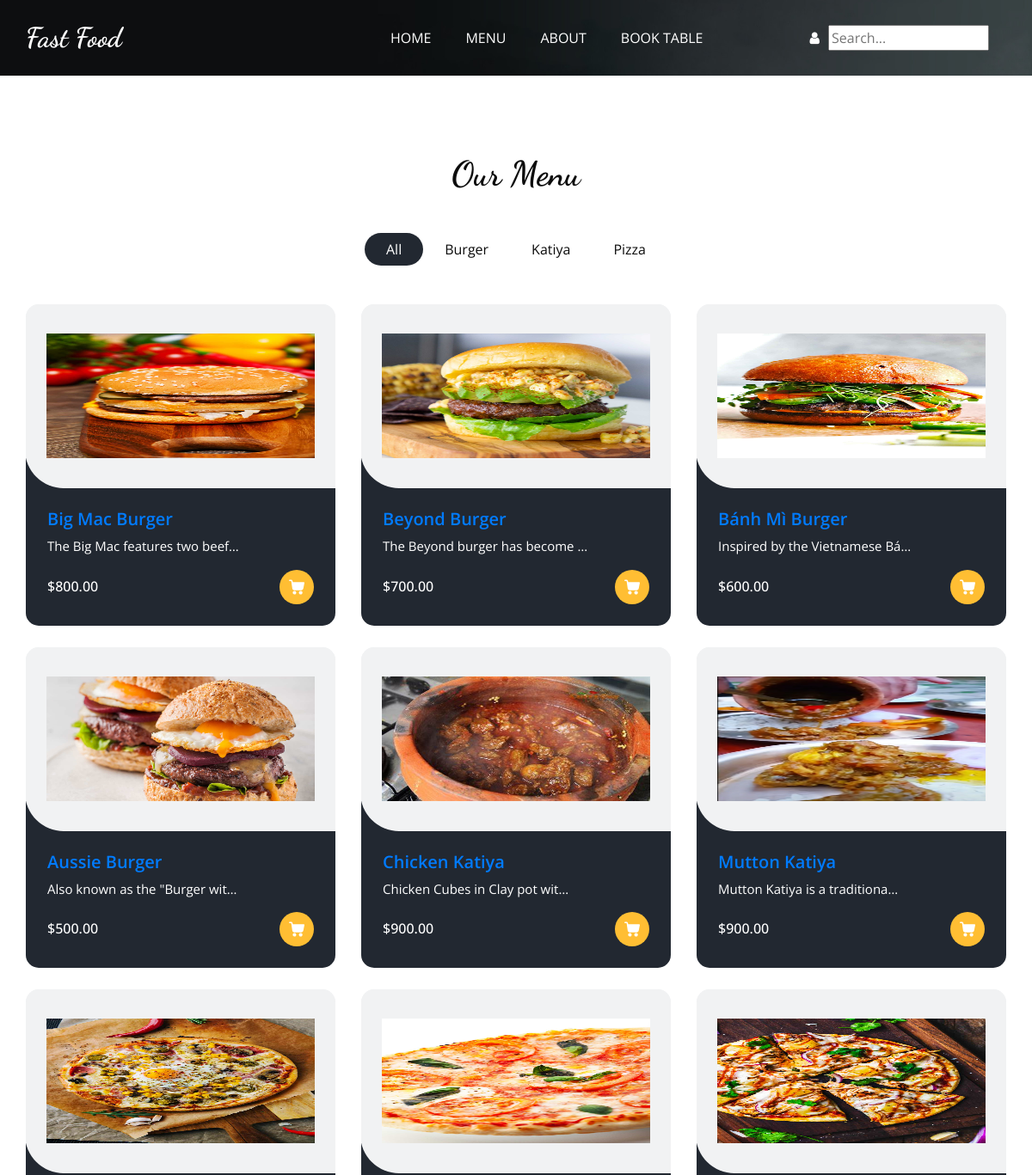
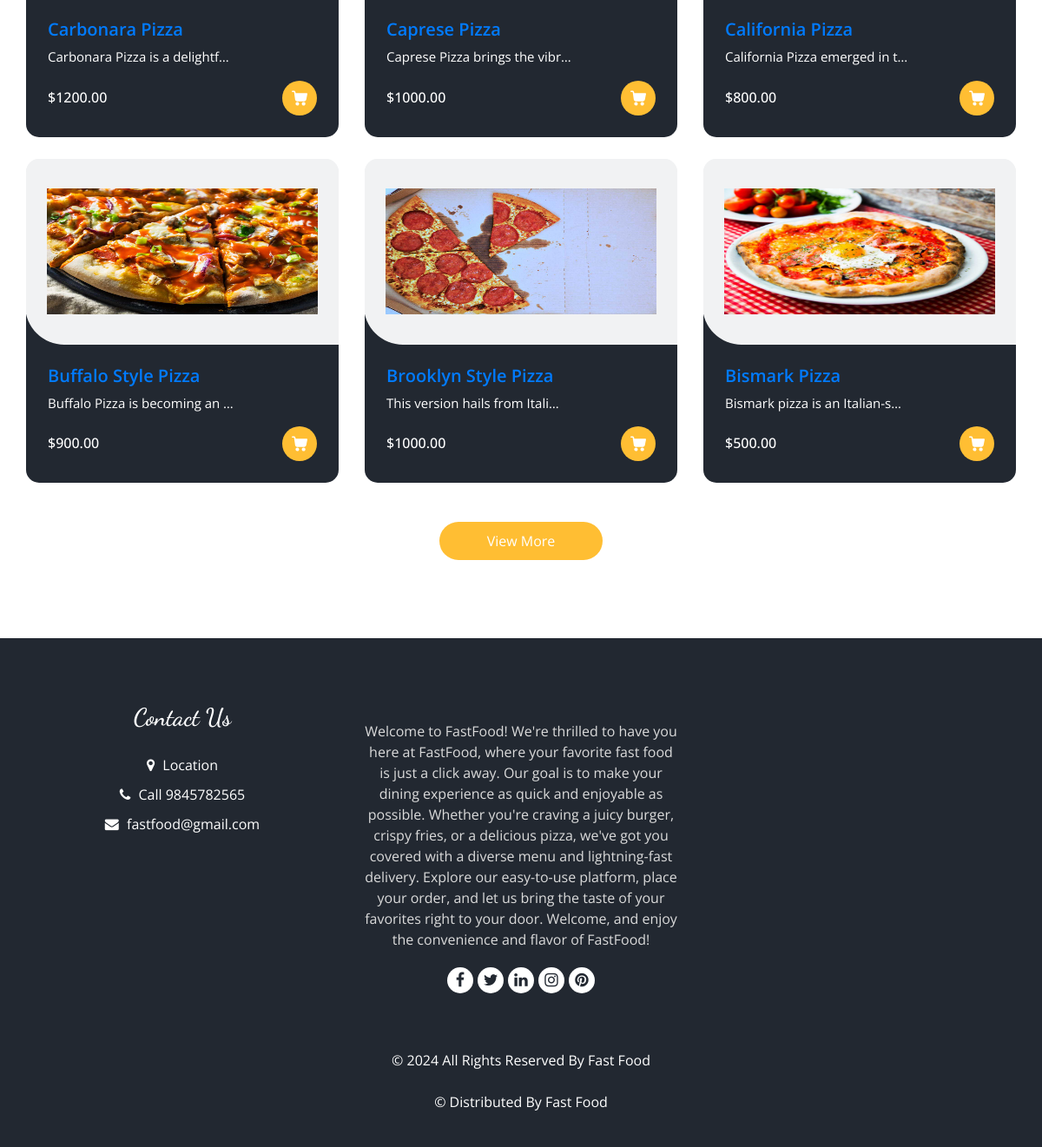
The app's page /menu/ with its own data (2 pictures, top to bottom).
### food/models.py (models this page shows, shortened)
class SystemSetting(models.Model):
    name = models.CharField(max_length=150)
    address = models.CharField(max_length=250)
    slogan = models.CharField(max_length=300)
    about = models.TextField(blank=True,null=True)
    email = models.EmailField()
    phone = models.CharField(max_length=15)
    logo = models.ImageField(upload_to='sys')
    location = models.URLField(blank=True,null=True)
    youtube = models.URLField(blank=True,null=True)
    instagram = models.URLField(blank=True,null=True)

class Restaurant(models.Model):
    name = models.CharField(max_length=100)
    foodname = models.CharField(max_length=100)
    address = models.CharField(max_length=200)
    phone_number = models.CharField(max_length=15)
    restimg = models.ImageField(upload_to='resto',blank=True,null=True)
    map = models.URLField(null=True,blank=True)
    email = models.EmailField()
    opening_time = models.TimeField()
    closing_time = models.TimeField()

class MenuItem(models.Model):
    restaurant = models.ForeignKey(Restaurant, on_delete=models.CASCADE, related_name='menu_items')
    name = models.CharField(max_length=100)
    description = models.TextField()
    price = models.DecimalField(max_digits=10, decimal_places=2)
    available = models.BooleanField(default=True)
    image1 = models.ImageField(upload_to='menu_images/', null=True, blank=True)
    image2 = models.ImageField(upload_to='menu_images/', null=True, blank=True)
    image3 = models.ImageField(upload_to='menu_images/', null=True, blank=True)
    created_at = models.DateTimeField(auto_now=True)

### food/views.py (the view)
# urls.py: path('menu/',views.MenuItems,name='menu'),
def MenuItems(request):
    search =request.GET.get("search","")
    resturent = Restaurant.objects.all()
    menu = MenuItem.objects.all()
    menu = {}
    for rest in resturent:
        if search:
            Menu = MenuItem.objects.filter(restaurant=rest).filter(Q(name__icontains=search) | Q(description__icontains=search)).order_by('-created_at')[:10]
        else:
            Menu = MenuItem.objects.filter(restaurant=rest).order_by('-created_at')[:10]
        menu[rest.id] = Menu[:10]
    return render(request,'menu.html',{'data':resturent,'menu':menu})

### food/context_processors.py (called while the page is built)
def System(request):
    sys = SystemSetting.objects.first()
    return {'sys':sys}

def OfferView(request):
    offers = Offer.objects.filter(status = True)[:4]
    for off in offers:
        discounted_price = off.food.price * (Decimal(1) - Decimal(off.discount) / Decimal(100))
        off.discounted_price = round(discounted_price, 2)
    return {'offers':offers}

### templates/menu.html (shortened to what this page needs)
{% extends "master.html" %}
{% load static %}
{% block header %}
{% include "header2.html" %}
{% endblock header %}
{% block content %}
  <section class="food_section layout_padding">
    <div class="container">
      <div class="heading_container heading_center">
        <h2>
          Our Menu
        </h2>
      </div>
      <ul class="filters_menu">
        <li class="active" data-filter="*">All</li>
       {% for rest in data %}
       <li  data-filter=".{{rest.id}}">{{rest.foodname}}</li>
       {% endfor %}
     </ul>
      <div class="filters-content">
        <div class="row grid">
          {% for key,value in menu.items %}
           {% for fd in value %}
           <div class="col-sm-6 col-lg-4 all {{key}}">
            <div class="box">
              <div>
                <div class="img-box">
                  <a href="{% url 'details' fd.id %}" target="_blank">
                  <img src="{{fd.image1.url}}" height='400px' width='400px' ></a>
                </div>
                <div class="detail-box">
                  <h5>
                    <a href="{% url 'details' fd.id %}" target="_blank">
                    {{fd.name}}
                    </a>
                  </h5>
                  <p>
                    {{fd.description | safe | truncatechars:30}}
                  </p>
                  <div class="options">
                    <h6>
                      ${{fd.price}}
                    </h6>
                    <a href="">
                    </a>
                  </div>
                </div>
              </div>
            </div>
          </div>
          {% endfor %}
          {% endfor %}
        </div>
      </div>
      <div class="btn-box">
        <a href="">
          View More
        </a>
      </div>
    </div>
  </section>
{% endblock content %}

### templates/master.html (shortened to what this page needs)
{% load static %}
<!DOCTYPE html>
<html>
<head>
  <link rel="stylesheet" type="text/css" href="{% static "css/bootstrap.css" %}" />
  <link rel="stylesheet" type="text/css" href="https://cdnjs.cloudflare.com/ajax/libs/OwlCarousel2/2.3.4/assets/owl.carousel.min.css" />
  <link rel="stylesheet" href="https://cdnjs.cloudflare.com/ajax/libs/jquery-nice-select/1.1.0/css/nice-select.min.css" />
  <link href="{% static "css/font-awesome.min.css" %}" rel="stylesheet" />
  <link href="{% static "css/style.css" %}" rel="stylesheet" />
  <link href="{% static "css/responsive.css" %}" rel="stylesheet" />
  <link href="{% static "css/drop.css" %}" rel="stylesheet" />
</head>
<body>
{% block header %}
{% endblock header %}
{% block content %}
{% endblock content %}
  <footer class="footer_section">
    <div class="container">
      <div class="row">
        <div class="col-md-4 footer-col">
          <div class="footer_contact">
            <h4>
              Contact Us
            </h4>
            <div class="contact_link_box">
              <a href="">
                <i class="fa fa-map-marker" aria-hidden="true"></i>
                <span>
                  Location
                </span>
              </a>
              <a href="">
                <i class="fa fa-phone" aria-hidden="true"></i>
                <span>
                  Call {{sys.phone}}
                </span>
              </a>
              <a href="">
                <i class="fa fa-envelope" aria-hidden="true"></i>
                <span>
                  {{sys.email}}
                </span>
              </a>
            </div>
          </div>
        </div>
        <div class="col-md-4 footer-col">
          <div class="footer_detail">
            <p>
              {{sys.about}}
            </p>
            <div class="footer_social">
              <a href="">
                <i class="fa fa-facebook" aria-hidden="true"></i>
              </a>
              <a href="">
                <i class="fa fa-twitter" aria-hidden="true"></i>
              </a>
              <a href="">
                <i class="fa fa-linkedin" aria-hidden="true"></i>
              </a>
              <a href="">
                <i class="fa fa-instagram" aria-hidden="true"></i>
              </a>
              <a href="">
                <i class="fa fa-pinterest" aria-hidden="true"></i>
              </a>
            </div>
          </div>
        </div>
      </div>
      <div class="footer-info">
        <p>
          &copy; <span id="displayYear"></span> All Rights Reserved By
          <a href="">{{sys.name}}</a><br><br>
          &copy;  Distributed By
          <a href="" target="_blank">{{sys.name}}</a>
        </p>
      </div>
    </div>
  </footer>
</body>
</html>

### templates/header2.html (shortened to what this page needs)
{% load static %}
<body class="sub_page">
  <div class="hero_area">
    <div class="bg-box">
      <img src="{% static "images/hero-bg.jpg" %}" alt="">
    </div>
    <header class="header_section">
      <div class="container">
        <nav class="navbar navbar-expand-lg custom_nav-container ">
          <a class="navbar-brand" href="{% url 'home'%}">
            <span>
              {{sys.name}}
            </span>
          </a>
          <div class="collapse navbar-collapse" id="navbarSupportedContent">
            <ul class="navbar-nav  mx-auto ">
              <li class="nav-item">
                <a class="nav-link" href="{% url 'home'%}">Home </a>
              </li>
              <li class="nav-item ">
                <a class="nav-link" href="{% url 'menu'%}">Menu <span class="sr-only">(current)</span> </a>
              </li>
              <li class="nav-item">
                <a class="nav-link" href="{% url 'about'%}">About</a>
              </li>
              <li class="nav-item">
                <a class="nav-link" href="{% url 'restaurant'%}">Book Table</a>
              </li>
            </ul>
            <div class="user_option">
              <div class="user-menu">
                <a href="#" class="user_link">
                  {% if user.is_authenticated %}
                    {% if user.profile and user.profile.url %}
                      <img src="{{ user.profile.url }}" height="30px" width="30px" class="rounded-circle" height="100" width="100">
                    {% else %}
                      <i class="fa fa-user" aria-hidden="true"></i>
                    {% endif %}
                    {% else %}
                  <i class="fa fa-user" aria-hidden="true"></i>
                  {% endif %}
              </div>
              <form class="form-inline" method="GET" action="{% url 'menu' %}">
                <input type="text" name="search" value="{{ search }}" placeholder="Search...">
              </form>
            </div>
          </div>
        </nav>
      </div>
    </header>
  </div>

### static/css/responsive.css (style rules this page uses)
@media (min-width: 1200px) { .container { max-width: 1170px; } }

### static/css/drop.css (style rules this page uses)
.user-menu { position: relative; display: inline-block; }
.dropdown-content a { color: black; padding: 12px 16px; text-decoration: none; display: block; }

### records on screen
SystemSetting: name "Fast Food", phone "9845782565", email "fastfood@gmail.com", about "Welcome to FastFood! We're thrilled to have you here at FastFood, where your favorite fast food is just a click away. Our goal is to make your dining experience as quick and enjoyable as possible. Whether you're craving a juicy burger, crispy fries, or a delicious pizza, we've got you covered with a diverse menu and lightning-fast delivery. Explore our easy-to-use platform, place your order, and let us bring the taste of your favorites right to your door. Welcome, and enjoy the convenience and flavor of FastFood!"
Restaurant: foodname "Burger"
Restaurant: foodname "Katiya"
Restaurant: foodname "Pizza"
MenuItem: image1 (picture), name "Big Mac Burger", description "The Big Mac features two beef…", price "800.00"
MenuItem: image1 (picture), name "Beyond Burger", description "The Beyond burger has become …", price "700.00"
MenuItem: image1 (picture), name "Bánh Mì Burger", description "Inspired by the Vietnamese Bá…", price "600.00"
MenuItem: image1 (picture), name "Aussie Burger", description "Also known as the \"Burger wit…", price "500.00"
MenuItem: image1 (picture), name "Chicken Katiya", description "Chicken Cubes in Clay pot wit…", price "900.00"
MenuItem: image1 (picture), name "Mutton Katiya", description "Mutton Katiya is a traditiona…", price "900.00"
MenuItem: image1 (picture), name "Carbonara Pizza", description "Carbonara Pizza is a delightf…", price "1200.00"
MenuItem: image1 (picture), name "Caprese Pizza", description "Caprese Pizza brings the vibr…", price "1000.00"
MenuItem: image1 (picture), name "California Pizza", description "California Pizza emerged in t…", price "800.00"
MenuItem: image1 (picture), name "Buffalo Style Pizza", description "Buffalo Pizza is becoming an …", price "900.00"
MenuItem: image1 (picture), name "Brooklyn Style Pizza", description "This version hails from Itali…", price "1000.00"
MenuItem: image1 (picture), name "Bismark Pizza", description "Bismark pizza is an Italian-s…", price "500.00"
